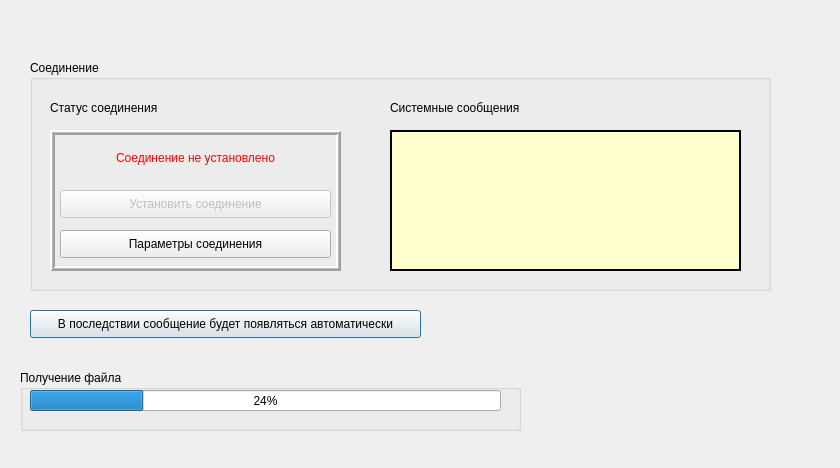
<?xml version="1.0" encoding="UTF-8"?>
<ui version="4.0">
 <class>Dialog</class>
 <widget class="QDialog" name="Dialog">
  <property name="geometry">
   <rect>
    <x>0</x>
    <y>0</y>
    <width>840</width>
    <height>468</height>
   </rect>
  </property>
  <property name="windowTitle">
   <string>Dialog</string>
  </property>
  <widget class="QPushButton" name="Soglsie_to_recieve_file_button">
   <property name="geometry">
    <rect>
     <x>30</x>
     <y>310</y>
     <width>391</width>
     <height>28</height>
    </rect>
   </property>
   <property name="text">
    <string>В последствии сообщение будет появляться автоматически</string>
   </property>
  </widget>
  <widget class="QGroupBox" name="groupBox">
   <property name="geometry">
    <rect>
     <x>20</x>
     <y>370</y>
     <width>501</width>
     <height>61</height>
    </rect>
   </property>
   <property name="title">
    <string>Получение файла</string>
   </property>
   <widget class="QProgressBar" name="progressBar">
    <property name="geometry">
     <rect>
      <x>10</x>
      <y>20</y>
      <width>471</width>
      <height>21</height>
     </rect>
    </property>
    <property name="value">
     <number>24</number>
    </property>
   </widget>
  </widget>
  <widget class="QGroupBox" name="Connect_groupBox">
   <property name="geometry">
    <rect>
     <x>30</x>
     <y>60</y>
     <width>741</width>
     <height>231</height>
    </rect>
   </property>
   <property name="title">
    <string>Соединение</string>
   </property>
   <widget class="QFrame" name="frame_3">
    <property name="geometry">
     <rect>
      <x>20</x>
      <y>70</y>
      <width>291</width>
      <height>141</height>
     </rect>
    </property>
    <property name="frameShape">
     <enum>QFrame::Box</enum>
    </property>
    <property name="frameShadow">
     <enum>QFrame::Raised</enum>
    </property>
    <property name="lineWidth">
     <number>2</number>
    </property>
    <property name="midLineWidth">
     <number>1</number>
    </property>
    <widget class="QLabel" name="Connection_status_label">
     <property name="geometry">
      <rect>
       <x>20</x>
       <y>20</y>
       <width>251</width>
       <height>16</height>
      </rect>
     </property>
     <property name="styleSheet">
      <string notr="true">color: rgb(255, 0, 0);</string>
     </property>
     <property name="text">
      <string>Соединение не установлено</string>
     </property>
     <property name="alignment">
      <set>Qt::AlignCenter</set>
     </property>
    </widget>
    <widget class="QPushButton" name="Do_connect_button">
     <property name="enabled">
      <bool>false</bool>
     </property>
     <property name="geometry">
      <rect>
       <x>10</x>
       <y>60</y>
       <width>271</width>
       <height>28</height>
      </rect>
     </property>
     <property name="text">
      <string>Установить соединение</string>
     </property>
    </widget>
    <widget class="QPushButton" name="objectName">
     <property name="geometry">
      <rect>
       <x>10</x>
       <y>100</y>
       <width>271</width>
       <height>28</height>
      </rect>
     </property>
     <property name="text">
      <string>Параметры соединения</string>
     </property>
    </widget>
   </widget>
   <widget class="QLabel" name="Connect_status_frame_label">
    <property name="geometry">
     <rect>
      <x>20</x>
      <y>40</y>
      <width>141</width>
      <height>16</height>
     </rect>
    </property>
    <property name="text">
     <string>Статус соединения</string>
    </property>
   </widget>
   <widget class="QFrame" name="frame_4">
    <property name="geometry">
     <rect>
      <x>360</x>
      <y>70</y>
      <width>351</width>
      <height>141</height>
     </rect>
    </property>
    <property name="styleSheet">
     <string notr="true">background-color: rgb(255, 255, 205);</string>
    </property>
    <property name="frameShape">
     <enum>QFrame::Box</enum>
    </property>
    <property name="frameShadow">
     <enum>QFrame::Plain</enum>
    </property>
    <property name="lineWidth">
     <number>2</number>
    </property>
    <property name="midLineWidth">
     <number>1</number>
    </property>
   </widget>
   <widget class="QLabel" name="System_message_label">
    <property name="geometry">
     <rect>
      <x>360</x>
      <y>40</y>
      <width>171</width>
      <height>16</height>
     </rect>
    </property>
    <property name="text">
     <string>Системные сообщения</string>
    </property>
   </widget>
  </widget>
 </widget>
 <resources/>
 <connections/>
</ui>
